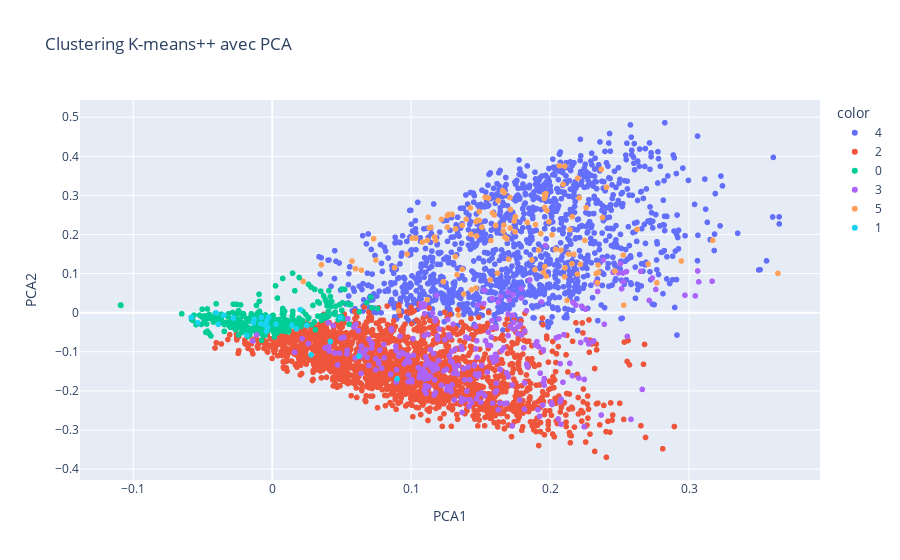

Source (notebook cell):
### Markdown cell above
- Visualisation avec PCA

### Code cell
from sklearn.decomposition import PCA
import plotly.express as px

# Réduction de la dimensionnalité à 2D avec PCA
pca = PCA(n_components=2)
X_pca = pca.fit_transform(X.toarray()) 

# Création d'un DataFrame pour la visualisation
df_pca = pd.DataFrame(X_pca, columns=['PCA1', 'PCA2'])
df_pca['cluster'] = kmeans.labels_  

# Visualisation interactive avec Plotly
fig = px.scatter(
    df_pca,
    x='PCA1',
    y='PCA2',
    color=df_pca['cluster'].astype(str),  
    title='Clustering K-means++ avec PCA',
    labels={'cluster': 'Cluster'}
)
fig.show()

### Figure 1 — Plotly figure (JSON) as saved in the notebook; plotly's stock layout.template omitted (floating-point values rounded to 4 significant figures; data arrays with more than 128 entries replaced by an {"elided": "..."} marker saying what was removed)
{"data": [{"hovertemplate": "color=4<br>PCA1=%{x}<br>PCA2=%{y}<extra></extra>", "legendgroup": "4", "marker": {"color": "#636efa", "symbol": "circle"}, "mode": "markers", "name": "4", "showlegend": true, "type": "scattergl", "x": {"elided": "1319 float values"}, "xaxis": "x", "y": {"elided": "1319 float values"}, "yaxis": "y"}, {"hovertemplate": "color=2<br>PCA1=%{x}<br>PCA2=%{y}<extra></extra>", "legendgroup": "2", "marker": {"color": "#EF553B", "symbol": "circle"}, "mode": "markers", "name": "2", "showlegend": true, "type": "scattergl", "x": {"elided": "2103 float values"}, "xaxis": "x", "y": {"elided": "2103 float values"}, "yaxis": "y"}, {"hovertemplate": "color=0<br>PCA1=%{x}<br>PCA2=%{y}<extra></extra>", "legendgroup": "0", "marker": {"color": "#00cc96", "symbol": "circle"}, "mode": "markers", "name": "0", "showlegend": true, "type": "scattergl", "x": {"elided": "4957 float values"}, "xaxis": "x", "y": {"elided": "4957 float values"}, "yaxis": "y"}, {"hovertemplate": "color=3<br>PCA1=%{x}<br>PCA2=%{y}<extra></extra>", "legendgroup": "3", "marker": {"color": "#ab63fa", "symbol": "circle"}, "mode": "markers", "name": "3", "showlegend": true, "type": "scattergl", "x": {"elided": "296 float values"}, "xaxis": "x", "y": {"elided": "296 float values"}, "yaxis": "y"}, {"hovertemplate": "color=5<br>PCA1=%{x}<br>PCA2=%{y}<extra></extra>", "legendgroup": "5", "marker": {"color": "#FFA15A", "symbol": "circle"}, "mode": "markers", "name": "5", "showlegend": true, "type": "scattergl", "x": [0.1116, 0.1378, 0.2341, 0.364, 0.2066, 0.2945, 0.196, 0.1426, 0.253, 0.1341, 0.2106, 0.1973, 0.2078, 0.2526, 0.1891, 0.1574, 0.2171, 0.1621, 0.1919, 0.05742, 0.1569, 0.1434, 0.2122, 0.2377, 0.1959, 0.2143, 0.2132, 0.2094, 0.1368, 0.225, 0.05991, 0.1869, 0.2014, 0.08808, 0.1701, 0.2768, 0.2626, 0.1477, 0.2197, 0.1674, 0.1688, 0.126, 0.2107, 0.1991, 0.1933, 0.1467, 0.132, 0.03545, 0.07453, 0.07296, 0.1295, 0.1585, 0.126, 0.2159, 0.1396, 0.1895, 0.1977, 0.1835, 0.1168, 0.1748, 0.1142, 0.09105, 0.1318, 0.1032, 0.09705, 0.1081, 0.06417, 0.02235, 0.1116, 0.147, 0.175, 0.1124, 0.197, 0.221, 0.1668, 0.1663, 0.1489, 0.1367, 0.1533, 0.1658, 0.1713, 0.1713, 0.1509, 0.1715, 0.1268, 0.133, 0.1232, 0.2345, 0.1466, 0.2259, 0.143, 0.2039, 0.1131, 0.1556, 0.1007, 0.1626, 0.1491, 0.1218, 0.1962, 0.2199, 0.167, 0.1711, 0.1742, 0.1176, 0.1965, 0.1608, 0.1598, 0.2368, 0.2406, 0.2158, 0.2349, 0.317, 0.2332, 0.1962, 0.2105, 0.1952, 0.2467, 0.2706, 0.2218], "xaxis": "x", "y": [0.03335, 0.04765, 0.0766, 0.1007, 0.376, 0.1322, 0.303, 0.2679, 0.01931, -0.005952, 0.3747, 0.09287, 0.1601, 0.1472, 0.1104, 0.1845, 0.1494, 0.1012, 0.1602, 0.1321, 0.08365, 0.05853, 0.0313, 0.2433, 0.2923, 0.2126, 0.1499, 0.3283, 0.111, 0.1848, 0.1127, 0.1349, 0.199, 0.1152, 0.1365, 0.07628, 0.2132, 0.2364, 0.09869, 0.1937, 0.1891, 0.2186, 0.1151, 0.2327, 0.2023, 0.2329, 0.2143, 0.1225, 0.1347, 0.1891, 0.2512, 0.2553, 0.2481, 0.2455, 0.239, 0.2254, 0.2613, 0.2309, 0.1934, 0.207, 0.2187, 0.004514, 0.1434, 0.1905, 0.1498, 0.1805, 0.1086, 0.07995, 0.1848, 0.1961, 0.2455, 0.2439, 0.3045, 0.2935, 0.2238, 0.2086, 0.2587, 0.2234, 0.2952, 0.312, 0.2162, 0.2162, 0.2188, 0.2637, 0.2513, 0.09701, 0.07909, 0.1218, 0.0631, 0.2688, 0.2004, 0.162, 0.2168, 0.2932, 0.1909, 0.2865, 0.2361, 0.2386, 0.2693, 0.3437, 0.3067, 0.2945, 0.2346, 0.1851, 0.2981, 0.2231, 0.2499, 0.3664, 0.3207, 0.125, 0.1036, 0.185, 0.1, 0.1179, 0.09167, 0.1029, 0.1063, 0.1244, 0.124], "yaxis": "y"}, {"hovertemplate": "color=1<br>PCA1=%{x}<br>PCA2=%{y}<extra></extra>", "legendgroup": "1", "marker": {"color": "#19d3f3", "symbol": "circle"}, "mode": "markers", "name": "1", "showlegend": true, "type": "scattergl", "x": [0.06231, 0.04186, -0.004255, 0.002722, -0.05349, -0.003223, -0.013, -0.008193, -0.01832, 0.02799, 0.02484, -0.02798, -0.002694, -0.01358, 0.02024, -0.04037, -0.03494, 0.04911, -0.004051, -0.0388, -0.007887, 0.08988, -0.005108, 0.01414, 0.01742, -0.05831], "xaxis": "x", "y": [-0.1111, -0.07362, -0.04805, -0.02956, -0.02586, -0.03631, -0.01687, -0.0283, -0.05769, -0.1078, -0.03289, -0.01374, -0.01181, -0.02564, 0.007774, -0.0007452, -0.006456, -0.01314, -0.02111, -0.02986, -0.01197, -0.1693, -0.03162, -0.03214, -0.04142, -0.01191], "yaxis": "y"}], "layout": {"legend": {"title": {"text": "color"}, "tracegroupgap": 0}, "title": {"text": "Clustering K-means++ avec PCA"}, "xaxis": {"anchor": "y", "domain": [0, 1], "title": {"text": "PCA1"}}, "yaxis": {"anchor": "x", "domain": [0, 1], "title": {"text": "PCA2"}}}}
